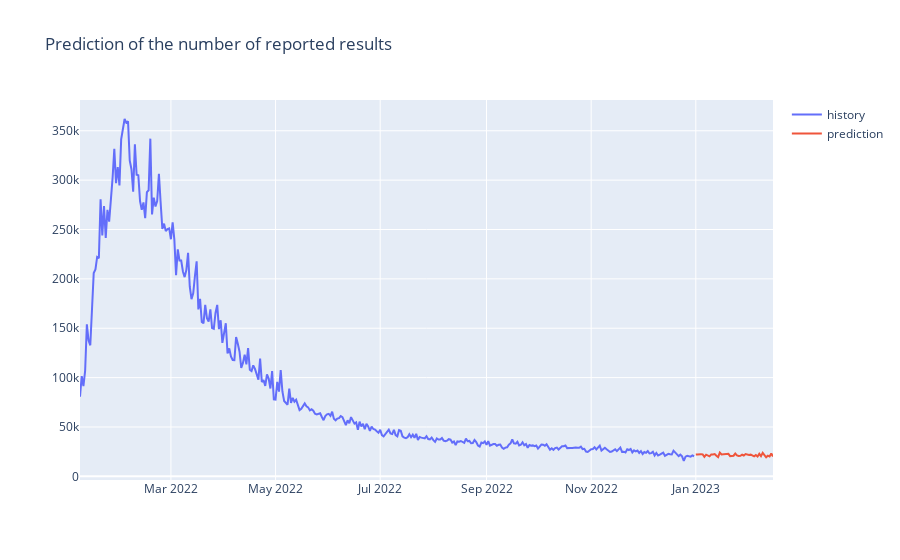

The cell this chart's notebook holds for it:
### Code cell
# 把数据绘制在同一张图上
fig = go.Figure()
fig.add_trace(go.Scatter(x=df['Date'], y=df['Number of  reported results'],mode='lines',name='history'))
fig.add_trace(go.Scatter(x=pred['count'], y=pred['Hard Mode Count'],mode='lines',name='prediction'))
# 设置图表标题
fig.update_layout(title_text='Prediction of the number of reported results')
fig.show()

### Figure 1 — Plotly figure (JSON) as saved in the notebook; plotly's stock layout.template omitted (floating-point values rounded to 4 significant figures; data arrays with more than 128 entries replaced by an {"elided": "..."} marker saying what was removed)
{"data": [{"mode": "lines", "name": "history", "type": "scatter", "x": {"elided": "359 str values"}, "y": {"elided": "359 int values"}}, {"mode": "lines", "name": "prediction", "type": "scatter", "x": ["2023-02-15", "2023-02-14", "2023-02-13", "2023-02-12", "2023-02-11", "2023-02-10", "2023-02-09", "2023-02-08", "2023-02-07", "2023-02-06", "2023-02-05", "2023-02-04", "2023-02-03", "2023-02-02", "2023-02-01", "2023-01-30", "2023-01-29", "2023-01-28", "2023-01-27", "2023-01-26", "2023-01-25", "2023-01-24", "2023-01-23", "2023-01-22", "2023-01-21", "2023-01-20", "2023-01-19", "2023-01-18", "2023-01-17", "2023-01-16", "2023-01-15", "2023-01-14", "2023-01-13", "2023-01-12", "2023-01-11", "2023-01-10", "2023-01-09", "2023-01-08", "2023-01-07", "2023-01-06", "2023-01-05", "2023-01-04", "2023-01-03", "2023-01-02", "2023-01-01"], "y": ["20,108", "23,229", "20,060", "20,926", "19,341", "21,351", "23,815", "20,439", "22,817", "20,174", "21,678", "20,283", "21,485", "21,960", "21,569", "22,538", "21,115", "21,916", "20,810", "20,598", "21,153", "23,047", "20,894", "20,862", "20,481", "22,818", "22,670", "22,775", "21,946", "22,147", "24,058", "19,542", "20,879", "22,606", "22,194", "22,248", "20,248", "21,510", "21,946", "19725", "22283", "22394", "22018", "22252", "22072"]}], "layout": {"title": {"text": "Prediction of the number of reported results"}}}
